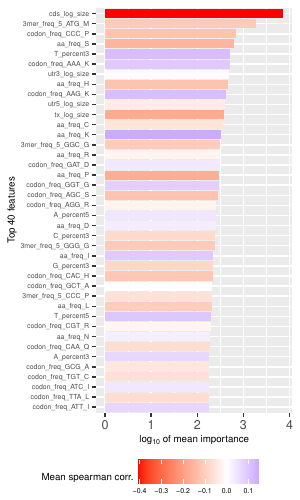

Write the R code that produced this figure.
library(tidyverse)
library(cowplot)


codon_to_aa_dict <- c(
    "TCA" = "S",    # Serine
    "TCC" = "S",    # Serine
    "TCG" = "S",    # Serine
    "TCT" = "S",    # Serine
    "TTC" = "F",    # Phenylalanine
    "TTT" = "F",    # Phenylalanine
    "TTA" = "L",    # Leucine
    "TTG" = "L",    # Leucine
    "TAC" = "Y",    # Tyrosine
    "TAT" = "Y",    # Tyrosine
    "TAA" = "X",    # Stop
    "TAG" = "X",    # Stop
    "TGC" = "C",    # Cysteine
    "TGT" = "C",    # Cysteine
    "TGA" = "X",    # Stop
    "TGG" = "W",    # Tryptophan
    "CTA" = "L",    # Leucine
    "CTC" = "L",    # Leucine
    "CTG" = "L",    # Leucine
    "CTT" = "L",    # Leucine
    "CCA" = "P",    # Proline
    "CCC" = "P",    # Proline
    "CCG" = "P",    # Proline
    "CCT" = "P",    # Proline
    "CAC" = "H",    # Histidine
    "CAT" = "H",    # Histidine
    "CAA" = "Q",    # Glutamine
    "CAG" = "Q",    # Glutamine
    "CGA" = "R",    # Arginine
    "CGC" = "R",    # Arginine
    "CGG" = "R",    # Arginine
    "CGT" = "R",    # Arginine
    "ATA" = "I",    # Isoleucine
    "ATC" = "I",    # Isoleucine
    "ATT" = "I",    # Isoleucine
    "ATG" = "M",    # Methionine (start)
    "ACA" = "T",    # Threonine
    "ACC" = "T",    # Threonine
    "ACG" = "T",    # Threonine
    "ACT" = "T",    # Threonine
    "AAC" = "N",    # Asparagine
    "AAT" = "N",    # Asparagine
    "AAA" = "K",    # Lysine
    "AAG" = "K",    # Lysine
    "AGC" = "S",    # Serine
    "AGT" = "S",    # Serine
    "AGA" = "R",    # Arginine
    "AGG" = "R",    # Arginine
    "GTA" = "V",    # Valine
    "GTC" = "V",    # Valine
    "GTG" = "V",    # Valine
    "GTT" = "V",    # Valine
    "GCA" = "A",    # Alanine
    "GCC" = "A",    # Alanine
    "GCG" = "A",    # Alanine
    "GCT" = "A",    # Alanine
    "GAC" = "D",    # Aspartic Acid
    "GAT" = "D",    # Aspartic Acid
    "GAA" = "E",    # Glutamic Acid
    "GAG" = "E",    # Glutamic Acid
    "GGA" = "G",    # Glycine
    "GGC" = "G",    # Glycine
    "GGG" = "G",    # Glycine
    "GGT" = "G"     # Glycine
)
amino_acid_to_color <- c(
    "S" = "#FF0000",    # Serine
    "F" = "#ffbb00",    # Phenylalanine
    "L" = "#ffd500",    # Leucine
    "Y" = "#c3ff00",    # Tyrosine
    "X" = "#6abc00",    # Stop
    "C" = "#00ffa2",    # Cysteine
    "W" = "#00b3ff",    # Tryptophan
    "P" = "#005eff",    # Proline
    "H" = "#a86eff",    # Histidine
    "Q" = "#9900ff",    # Glutamine
    "R" = "#fa93ff",    # Arginine
    "I" = "#ff00e6",    # Isoleucine
    "M" = "#9d004f",    # Methionine (start)
    "T" = "#950000",    # Threonine
    "N" = "#006f82",    # Asparagine
    "K" = "#004123",    # Lysine
    "V" = "#0b005c",    # Valine
    "A" = "#5f2800",    # Alanine
    "D" = "#ce800a",    # Aspartic Acid
    "E" = "#00ffe5",    # Glutamic Acid
    "G" = "#744c4c",     # Glycine
    "none" = "gray75"
)

# graph feature importances
data <- read.csv(
    "./results/human/all_cell_lines/lgbm-LL_P5_P3_CF_AAF_3mer_freq_5/feature_importance.csv",
    header = TRUE,
    row.names = 1
)

features <- read.csv(
    "./graphing/D/features-LL_P5_P3_CF_AAF_3mer_freq_5_Struct.csv",
    header = TRUE
)
features <- features[, -grep("fold", names(features))]
features <- features[, -grep("SYMBOL", names(features))]
features <- features[, -grep("mean_te_true", names(features))]
features <- features[, -grep("mean_across_cell_lines_true", names(features))]

bio_source_cols <- grep("_true", names(features), value = TRUE)

# print("bio_source_cols length")
# print(length(bio_source_cols))

# replace infs in cols struct_min_dG_UTR5 and struct_min_dG_CDS with NA
features$struct_min_dG_UTR5[features$struct_min_dG_UTR5 == Inf] <- NA
features$struct_min_dG_CDS[features$struct_min_dG_CDS == Inf] <- NA

# compute mean correlation of biosources with features and add to data
# iterate over each feature
for (feature in row.names(data)) {
    # get the correlation of the feature with each biosource
    temp <- grep(feature, names(features), value = TRUE)
    corrs <- cor(features[, temp], features[, bio_source_cols], use = "complete.obs", method = "spearman")
    stopifnot(length(corrs) == length(bio_source_cols))
    stopifnot(!any(is.na(corrs)))
    # get the mean correlation
    mean_corr <- mean(corrs)
    # add the mean correlation to the data
    data[feature, "mean_corr"] <- mean_corr
}

data$amino_acid <- "none"
# append the Amino Acid code to the end of the row name if it contains a codon
for (i in 1:length(row.names(data))) {
    # if the col name contains a codon
    if (grepl("_[ATGC]{3}", row.names(data)[i])) {
        # get the amino acid code
        # codon get using regex
        codon <- regmatches(row.names(data)[i], regexpr("[ATGC]{3}", row.names(data)[i]))
        aa <- codon_to_aa_dict[codon]
        # append the amino acid code to the end of the col name
        row.names(data)[i] <- paste(row.names(data)[i], aa, sep = "_")
        # set the highlight color
        data$amino_acid[i] <- aa
    }
}

# x = data rownames, y is mean_importance, plot with bar chart
# only show top 50 features
data <- data[order(data$mean_importance, decreasing = TRUE), ]
data$log_mean_importance <- log10(data$mean_importance)

first <- data[1:40, ]
# second <- data[51:100, ]


p <- ggplot(first, aes(x = log_mean_importance, y = reorder(row.names(first), log_mean_importance))) +
    geom_bar(stat = "identity", aes(fill = mean_corr)) +
    scale_fill_gradient2(low = "red", high = "blue", midpoint = 0, name = "Mean spearman corr.") +
    labs(x = expression("log"[10]*" of mean importance"), y = "Top 40 features") +
    theme(
        axis.text.y = element_text(size = 5),
        axis.title.x = element_text(size = 7),
        axis.title.y = element_text(size = 7),
        legend.position = "none",
    )
    # coord_cartesian(xlim = c(0, 6000))
    # scale_x_continuous(trans = "pseudo_log")

# p2 <- ggplot(second, aes(x = mean_importance, y = reorder(row.names(second), mean_importance), fill = amino_acid)) +
#     geom_bar(stat = "identity") +
#     scale_fill_manual(
#         name = "Amino Acid",
#         values = amino_acid_to_color,
#     ) +
#     labs(x = "Mean importance", y = "Feature") +
#     theme(
#         axis.text.y = element_text(size = 6),
#     ) +
#     coord_cartesian(xlim = c(0, 6000)) +
#     # scale_x_continuous(trans = "pseudo_log")

# combined <- plot_grid(p, p2, ncol = 2)

legend <- get_legend(p + theme(
    legend.position = "bottom",
    legend.text = element_text(size = 5),
    legend.title = element_text(size = 7),
))
p <- plot_grid(p, legend, ncol = 1, nrow = 2, rel_heights = c(1, 0.1))

# save p
ggsave(
    # filename = "./graphing/graph_feature_importance.pdf",
    filename = "./graphing/D/graph_feature_importance.pdf",
    plot = p,
    width = 3,
    height = 5,
    units = "in"
)
